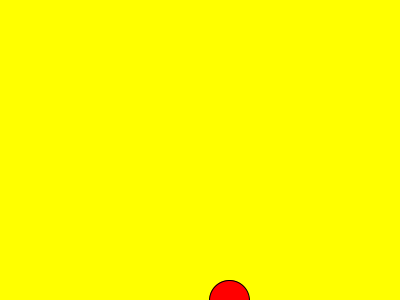
Frame 1 (no input)
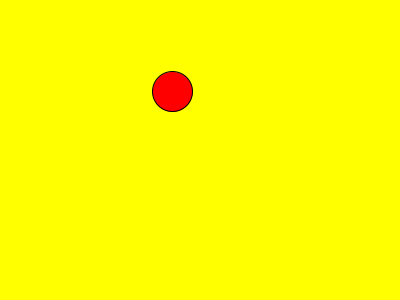
Frame 60 (the mouse pressed at the canvas centre just before this capture)
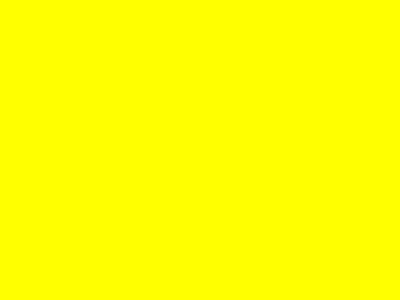
Frame 120 (the mouse held since frame 60 and released just before this capture)

The Processing sketch that drew these frames (run headless with seeded random() and noise(); from frame 60 on, the mouse is pressed at the canvas centre):

// Processing sketch: week08_3_fruit_class_this
// ── week08_3_fruit_class_this.pde
class Fruit {///目標:class物件>>每個水果都可以用物件生出來(值、函示)
  float x, y, vx=2, vy=-13;
  boolean flying=true;
  PApplet sketch;///為了讓random可以用
  Fruit(PApplet _sketch) {//建構子:一開始要做的事
    sketch=_sketch;///為了讓random可以用
    reset();
  }
  void update() {
    x+=vx;
    y+=vy;
    vy+=0.98/3;
  }
  void reset() {
    x=sketch.random(100, 300);///為了讓random可以用
    y=300;
    vx=sketch.random(-2, +2);///為了讓random可以用
    vy=-13;
    flying=true;
  }
}
Fruit fruit;
void setup() {
  size(400, 300);
  fruit=new Fruit(this);///產生物件: 名稱=new 物件(this)
}
void draw() {
  background(255, 255, 0);///每次都重畫，覆蓋
  fill(255, 0, 0);
  ellipse(fruit.x, fruit.y, 40, 40);
  fruit.update();
}
void keyPressed() {
  fruit.reset();
}
